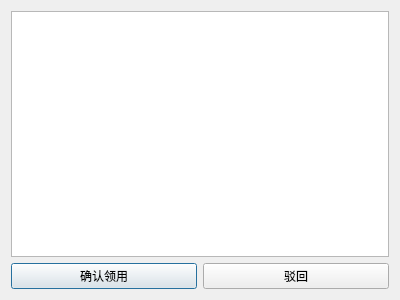
<?xml version="1.0" encoding="UTF-8"?>
<ui version="4.0">
 <class>RMApplyCheckUI</class>
 <widget class="QDialog" name="RMApplyCheckUI">
  <property name="geometry">
   <rect>
    <x>0</x>
    <y>0</y>
    <width>400</width>
    <height>300</height>
   </rect>
  </property>
  <property name="windowTitle">
   <string>Dialog</string>
  </property>
  <layout class="QVBoxLayout" name="verticalLayout">
   <item>
    <widget class="QTextBrowser" name="textBrowser"/>
   </item>
   <item>
    <layout class="QHBoxLayout" name="horizontalLayout">
     <item>
      <widget class="QPushButton" name="pushButton">
       <property name="text">
        <string>确认领用</string>
       </property>
      </widget>
     </item>
     <item>
      <widget class="QPushButton" name="pushButton_2">
       <property name="text">
        <string>驳回</string>
       </property>
      </widget>
     </item>
    </layout>
   </item>
  </layout>
 </widget>
 <resources/>
 <connections/>
</ui>
